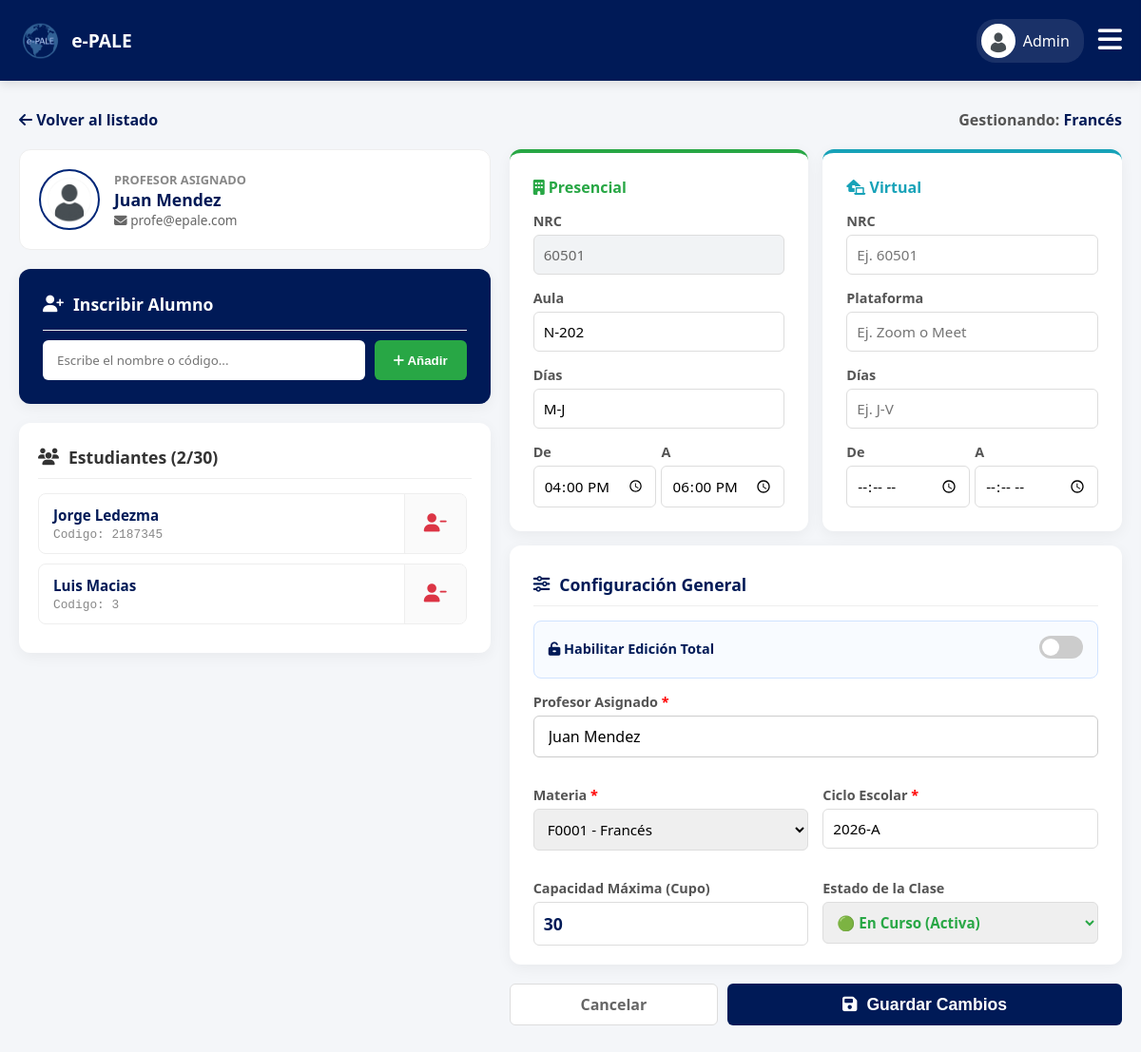
Page /admin/gestionar_grupo.php?clave=60501 (signed in) on the earlier database version.
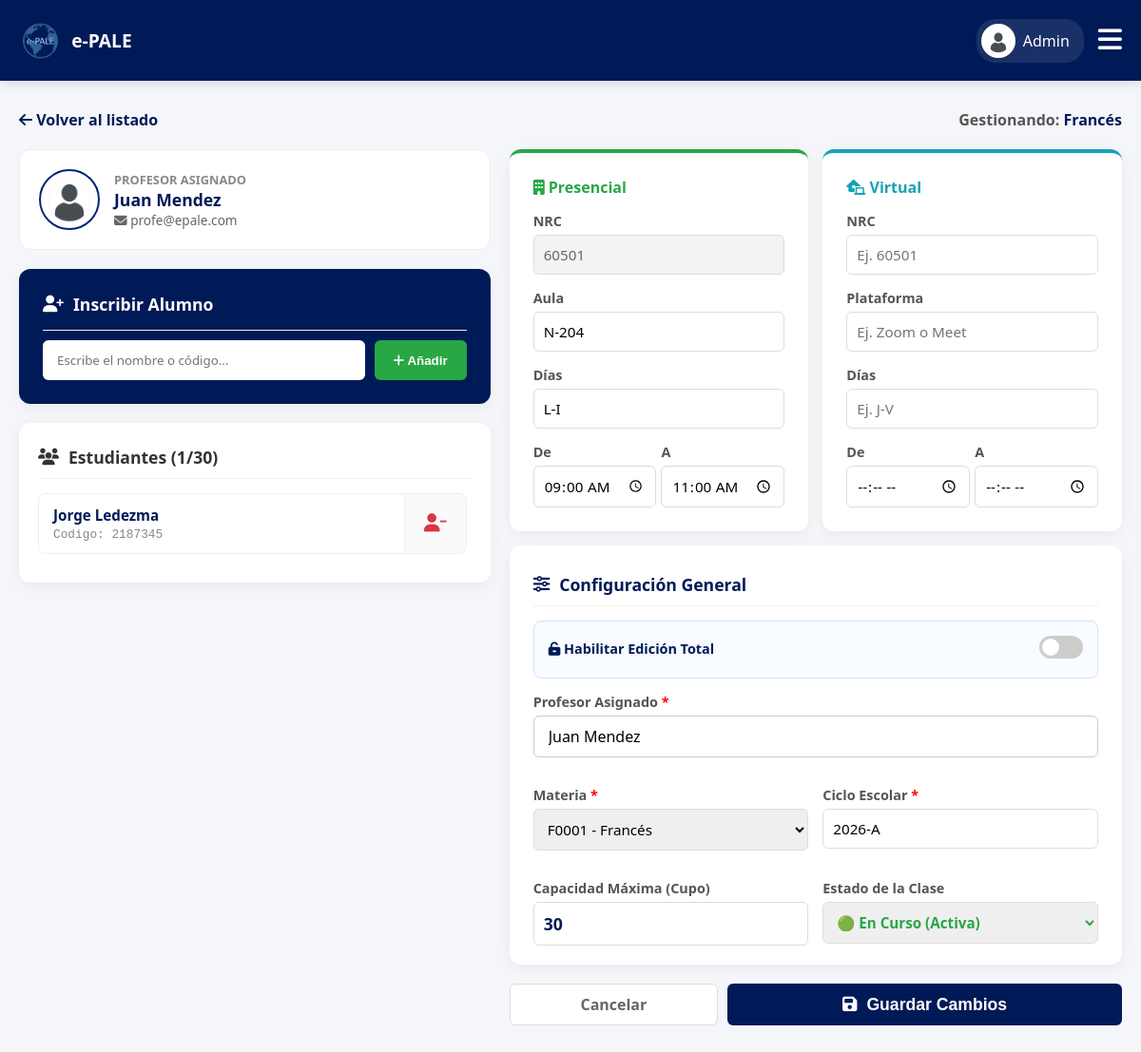
Same page on the later database version.
### tables this page shows
CREATE TABLE IF NOT EXISTS `inscripciones` (
  `inscripcion_id` int NOT NULL AUTO_INCREMENT,
  `alumno_id` int NOT NULL,
  `nrc` int NOT NULL,
  `estatus` enum('INSCRITO','SOLICITUD_BAJA','BAJA','SOLICITUD_ALTA') DEFAULT 'INSCRITO',
  `calificacion_final` decimal(5,2) DEFAULT '0.00',
  PRIMARY KEY (`inscripcion_id`),
  KEY `alumno_id` (`alumno_id`),
  KEY `nrc` (`nrc`)
);

CREATE TABLE IF NOT EXISTS `usuarios` (
  `usuario_id` int NOT NULL AUTO_INCREMENT,
  `codigo` varchar(20) DEFAULT NULL,
  `nombre` varchar(50) NOT NULL,
  `apellido_paterno` varchar(50) NOT NULL,
  `apellido_materno` varchar(50) DEFAULT NULL,
  `correo` varchar(100) NOT NULL,
  `password` varchar(255) DEFAULT NULL,
  `telefono` varchar(20) DEFAULT NULL,
  `rol` enum('ADMIN','PROFESOR','ALUMNO') NOT NULL,
  `estatus` enum('ACTIVO','INACTIVO') DEFAULT 'ACTIVO',
  `foto_perfil` varchar(255) DEFAULT NULL,
  `google_id` varchar(255) DEFAULT NULL,
  `fecha_creacion` timestamp NULL DEFAULT CURRENT_TIMESTAMP,
  PRIMARY KEY (`usuario_id`),
  UNIQUE KEY `correo` (`correo`),
  UNIQUE KEY `codigo` (`codigo`)
);

### admin/gestionar_grupo.php (the view, shortened to what the changed rows need)
<?php
require '../db.php';
try { $pdo->exec("ALTER TABLE horarios MODIFY dias_patron VARCHAR(50)"); } catch (Exception $e) { }
try { $pdo->exec("ALTER TABLE grupos ADD COLUMN estado VARCHAR(20) DEFAULT 'ACTIVO'"); } catch (Exception $e) { }
$clave = $_GET['clave'] ?? '';
$es_edicion = !empty($clave);
$mensaje = ''; $tipo_mensaje = '';
$g = []; $alumnos_inscritos = []; $total_inscritos = 0; $nrc_base = '';
if ($es_edicion) {
    $sql = "SELECT g.clave_grupo, m.materia_id, m.nombre AS materia, u.usuario_id AS profesor_id, u.nombre AS prof_nombre, u.apellido_paterno AS prof_ap, u.foto_perfil AS prof_foto, u.correo AS prof_correo, c.ciclo_id, c.nombre as ciclo_nombre,
                   MAX(g.cupo) AS cupo, MAX(g.edicion_total) AS edicion_total, MAX(g.estado) AS estado,
                   MAX(CASE WHEN h.modalidad='PRESENCIAL' THEN g.nrc END) AS nrc_presencial,
                   MAX(CASE WHEN h.modalidad='VIRTUAL' THEN g.nrc END) AS nrc_virtual,
                   MAX(CASE WHEN h.modalidad='PRESENCIAL' THEN h.aula END) AS aula_presencial,
                   MAX(CASE WHEN h.modalidad='VIRTUAL' THEN h.aula END) AS aula_virtual,
                   MAX(CASE WHEN h.modalidad='PRESENCIAL' THEN h.dias_patron END) AS dias_presencial,
                   MAX(CASE WHEN h.modalidad='VIRTUAL' THEN h.dias_patron END) AS dias_virtual,
                   MAX(CASE WHEN h.modalidad='PRESENCIAL' THEN h.hora_inicio END) AS inicio_presencial,
                   MAX(CASE WHEN h.modalidad='VIRTUAL' THEN h.hora_inicio END) AS inicio_virtual,
                   MAX(CASE WHEN h.modalidad='PRESENCIAL' THEN h.hora_fin END) AS fin_presencial,
                   MAX(CASE WHEN h.modalidad='VIRTUAL' THEN h.hora_fin END) AS fin_virtual
            FROM grupos g JOIN materias m ON g.materia_id = m.materia_id JOIN usuarios u ON g.profesor_id = u.usuario_id JOIN ciclos c ON g.ciclo_id = c.ciclo_id LEFT JOIN horarios h ON g.nrc = h.nrc
            WHERE g.clave_grupo=? GROUP BY g.clave_grupo, m.materia_id, m.nombre, u.usuario_id, u.nombre, u.apellido_paterno, u.foto_perfil, u.correo, c.ciclo_id, c.nombre";
    $stmt = $pdo->prepare($sql); $stmt->execute([$clave]); $g = $stmt->fetch(PDO::FETCH_ASSOC);
    $nrc_base = $g['nrc_presencial'] ?: $g['nrc_virtual'];
    $sql_alum = "SELECT i.inscripcion_id, a.alumno_id, u.usuario_id, u.codigo, u.nombre, u.apellido_paterno, u.correo, a.carrera FROM inscripciones i JOIN alumnos a ON i.alumno_id = a.alumno_id JOIN usuarios u ON a.usuario_id = u.usuario_id WHERE i.nrc = ? AND i.estatus = 'INSCRITO' ORDER BY u.apellido_paterno ASC";
    $stmt_alum = $pdo->prepare($sql_alum); $stmt_alum->execute([$nrc_base]);
    $alumnos_inscritos = $stmt_alum->fetchAll(PDO::FETCH_ASSOC); $total_inscritos = count($alumnos_inscritos);
    $foto_profesor = "../img/avatar-default.png"; if($g['prof_foto'] && file_exists("../img/perfiles/" . $g['prof_foto'])) { $foto_profesor = "../img/perfiles/" . $g['prof_foto']; }
}
$v_estado = ($tipo_mensaje == 'error' && isset($_POST['estado'])) ? $_POST['estado'] : ($g['estado'] ?? 'ACTIVO');
$v_aula_p = ($tipo_mensaje == 'error' && isset($_POST['aula_presencial'])) ? $_POST['aula_presencial'] : ($g['aula_presencial'] ?? '');
$v_dias_p = ($tipo_mensaje == 'error' && isset($_POST['dias_presencial'])) ? $_POST['dias_presencial'] : ($g['dias_presencial'] ?? '');
$v_ini_p = ($tipo_mensaje == 'error' && isset($_POST['inicio_presencial'])) ? $_POST['inicio_presencial'] : ($g['inicio_presencial'] ?? '');
$v_fin_p = ($tipo_mensaje == 'error' && isset($_POST['fin_presencial'])) ? $_POST['fin_presencial'] : ($g['fin_presencial'] ?? '');
?>
<!DOCTYPE html>
<html lang="es">
<head>
    <link rel="stylesheet" href="../css/estudiante.css?v=<?php echo time(); ?>">
    <link rel="stylesheet" href="../css/admin.css?v=<?php echo time(); ?>">
    <link rel="stylesheet" href="https://cdnjs.cloudflare.com/ajax/libs/font-awesome/6.4.0/css/all.min.css">
</head>
<body>
    <main class="main-content">
        <div style="display: grid; grid-template-columns: 1fr 1.3fr; gap: 20px; align-items: start;">
            <div>
                <?php if($es_edicion): ?>
                    <a href="ver_expediente.php?id=<?php echo $g['profesor_id']; ?>" class="hover-lift" style="background: white; border: 1px solid #eee; border-radius: 12px; padding: 20px; display: flex; align-items: center; gap: 15px; margin-bottom: 20px;">
                        <img src="<?php echo $foto_profesor; ?>" style="width: 60px; height: 60px; border-radius: 50%; object-fit: cover; border: 2px solid var(--udg-light);">
                        <div>
                            <div style="font-size: 0.8rem; color: #888; font-weight: bold; text-transform: uppercase;">Profesor Asignado</div>
                            <h3 style="margin: 0; color: var(--udg-blue); font-size: 1.1rem;"><?php echo htmlspecialchars($g['prof_nombre'] . ' ' . $g['prof_ap']); ?></h3>
                            <div style="font-size: 0.85rem; color: #666;"><i class="fas fa-envelope"></i> <?php echo htmlspecialchars($g['prof_correo']); ?></div>
                        </div>
                    </a>
                    <div class="card" style="margin-top: 0; background: linear-gradient(135deg, var(--udg-blue) 0%, #001a57 100%); color: white; border: none; margin-bottom: 20px;">
                        <h3 style="margin: 0 0 10px 0; color: white;"><i class="fas fa-user-plus"></i> Inscribir Alumno</h3>
                        <form method="POST" id="formAddStudent">
                            <div style="display: flex; gap: 10px; align-items: stretch;">
                                <div class="custom-select-wrapper">
                                    <input type="text" id="searchInput" placeholder="Escribe el nombre o código..." style="width: 100%; height: 42px; padding: 10px 15px; border-radius: 6px; border: none; box-sizing: border-box; font-family: inherit;" autocomplete="off" <?php echo ($v_estado == 'CERRADO') ? 'disabled' : ''; ?>>
                                </div>
                                <button type="submit" class="btn-save" style="background: #28a745; white-space: nowrap; height: 42px;" <?php echo ($v_estado == 'CERRADO') ? 'disabled style="background:#ccc; cursor:not-allowed;"' : ''; ?>><i class="fas fa-plus"></i> Añadir</button>
                            </div>
                        </form>
                    </div>
                    <div class="card" style="margin-top: 0; padding: 20px;">
                        <h3 style="margin: 0 0 15px 0; color: #333; border-bottom: 1px solid #eee; padding-bottom: 10px;"><i class="fas fa-users"></i> Estudiantes (<?php echo $total_inscritos; ?>/<?php echo $g['cupo']; ?>)</h3>
                        <?php if(count($alumnos_inscritos) > 0): ?>
                            <div style="max-height: 400px; overflow-y: auto; padding-right: 5px;">
                                <?php foreach($alumnos_inscritos as $alum): ?>
                                    <div class="student-row">
                                        <a href="ver_expediente.php?id=<?php echo $alum['usuario_id']; ?>" class="student-link">
                                            <div style="font-weight: bold; color: var(--udg-blue); font-size: 0.95rem;"><?php echo htmlspecialchars($alum['nombre'] . ' ' . $alum['apellido_paterno']); ?></div>
                                            <div style="font-size: 0.8rem; color: #888; font-family: monospace; margin-top: 3px;">Codigo: <?php echo htmlspecialchars($alum['codigo']); ?></div>
                                        </a>
                                        <div class="student-action">
                                            <form method="POST" style="margin: 0;">
                                                <button type="button" onclick="confirmarBajaAlumno(this, '<?php echo addslashes(htmlspecialchars($alum['nombre'])); ?>')" style="background: none; border: none; color: #dc3545; cursor: pointer; font-size: 1.2rem; padding: 5px;" title="Expulsar" <?php echo ($v_estado == 'CERRADO') ? 'disabled style="color:#ccc; cursor:not-allowed;"' : ''; ?>>
                                                    <i class="fas fa-user-minus"></i>
                                                </button>
                                            </form>
                                        </div>
                                    </div>
                                <?php endforeach; ?>
                            </div>
                        <?php else: ?><p style="text-align: center; color: #aaa; padding: 20px;">La clase está vacía.</p><?php endif; ?>
                    </div>
                <?php endif; ?>
            </div>
            <div>
                <form method="POST" action="gestionar_grupo.php<?php echo $es_edicion ? '?clave='.$clave : ''; ?>" id="configForm">
                    <div style="display: grid; grid-template-columns: 1fr 1fr; gap: 15px; margin-bottom: 15px;">
                        <div class="card" style="margin: 0; border-top: 4px solid #28a745;">
                            <div class="form-group"><label>Aula</label><input type="text" name="aula_presencial" value="<?php echo htmlspecialchars($v_aula_p); ?>" placeholder="Ej. A-202"></div>
                            <div class="form-group"><label>Días</label><input type="text" name="dias_presencial" value="<?php echo htmlspecialchars($v_dias_p); ?>" placeholder="Ej. L-M o L-M-V" title="Usa L, M, I, J, V separados por guiones"></div>
                            <div class="form-group" style="display: flex; gap: 5px; margin-bottom: 0;">
                                <div style="flex:1"><label>De</label><input type="time" name="inicio_presencial" value="<?php echo htmlspecialchars($v_ini_p); ?>"></div><div style="flex:1"><label>A</label><input type="time" name="fin_presencial" value="<?php echo htmlspecialchars($v_fin_p); ?>"></div>
                            </div>
                        </div>
                    </div>
                </form>
            </div>
        </div>
    </main>
</body>
</html>

Differences in the rows shown:
no longer on this page (row edited): inscripciones: usuarios.nombre+apellido_paterno "Luis Macias", usuarios.codigo "3"
Other differences:
$total_inscritos: "2" → "1"
form field aula_presencial: "N-202" → "N-204"
form field dias_presencial: "M-J" → "L-I"
form field inicio_presencial: "16:00:00" → "09:00:00"
form field fin_presencial: "18:00:00" → "11:00:00"
